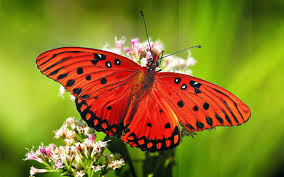
%> input picture Sem-6/DSIP/Experiments/Matlab codes/images.jpg, 284 x 177 px
$ octave Laplacian_exp9.m   (GNU Octave 9; MATLAB toolbox functions it lacks are replaced by stand-ins)
%> lines starting %> are read from the running program, lines starting %| are printed output that depends on the picture
figure(4);
img = imread("images.jpg");
%> img is the input picture: size 177x284x3 uint8; mean R, G, B 137.9, 124.9, 35.7
[width, height, dim] = size(img);
%> width = 177; height = 284; dim = 3

if dim == 3
    gray_img = rgb2gray(img);
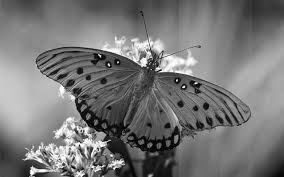
%> gray_img: size 177x284 uint8; min 0, max 255, mean 118.6
else
    gray_img = img;
end

A = zeros(width+2, height+2);
for i = 1:1:width
    for j = 1:1:height
        A(i+1, j+1) = gray_img(i, j);
    end
end
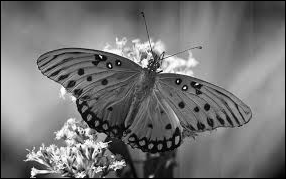
%> A: size 179x286 double; min 0, max 255, mean 116.4

w1 = [0 1 0 1 -4 1 0 1 0];
for i = 2:1:width+1
    for j = 2:1:height+1
        gx = w1(1)*A(i-1,j-1) + w1(2)*A(i-1,j) + w1(3)*A(i-1,j+1) + w1(4)*A(i,j-1) + w1(5)*A(i,j) + w1(6)*A(i,j+1) + w1(7)*A(i+1,j-1) + w1(8)*A(i+1,j) + w1(9)*A(i+1,j+1);
        C(i,j) = gx;
    end
end
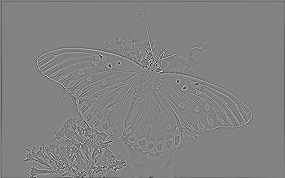
%> C: size 178x285 double; min -596, max 566, mean -1.8; drawn with min black and max white

for i = 1:1:width
    for j = 1:1:height
        B(i,j) = C(i+1,j+1);
    end
end
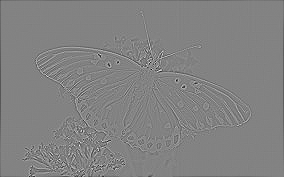
%> B: size 177x284 double; min -596, max 566, mean -1.8; drawn with min black and max white

subplot(1,2,1);
imshow(gray_img);
title("Grayscale Image");

subplot(1,2,2);
imshow(uint8(B));
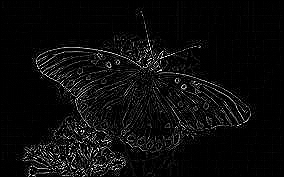
%> displayed picture: size 177x284, on the screen's scale of 0 to 255; min 0, max 255, mean 12
title("Laplace Image");
